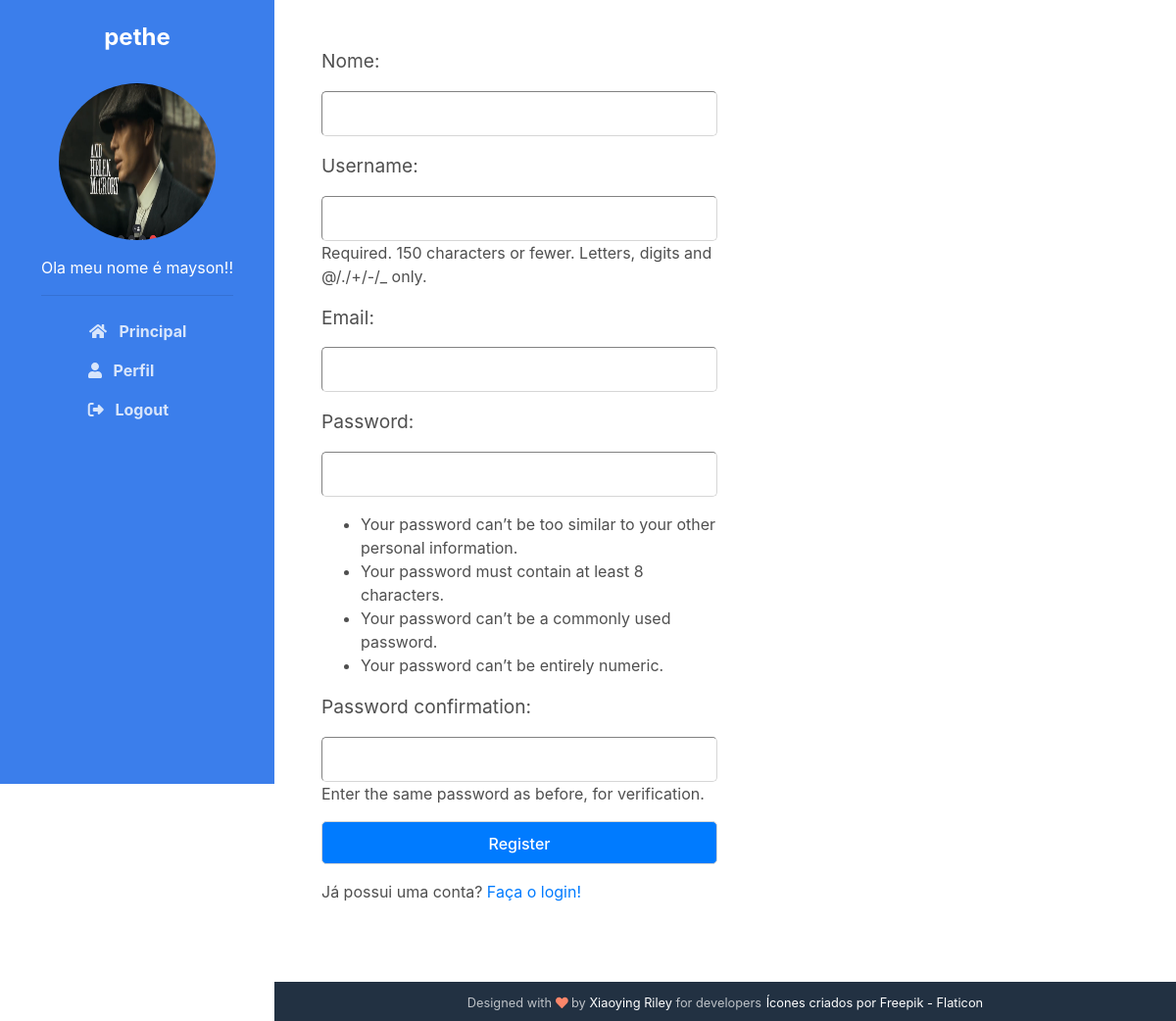
Page /register/ (signed in) on the committed database.
### base/models.py (models this page shows)
class User(AbstractUser):
    name = models.CharField(max_length=200, null=True)
    email = models.EmailField(unique=True)
    bio = models.TextField(default='')
    avatar = models.ImageField(null=True, default="profile.png")
    USERNAME_FIELD = 'email'
    REQUIRED_FIELDS = []

### base/views.py (the view, shortened to what this page needs)
# urls.py: path('register/', views.registerPage, name="register"),
def registerPage(request):
    page = 'register'
    form = UserRegisterForm()
    context = {'register': page, 'form': form}
    return render(request, 'base/login_register.html', context)

### base/forms.py
class UserRegisterForm(UserCreationForm):
    class Meta:
        model = User
        fields = ['name', 'username', 'email', 'password1', 'password2']
    def __init__(self,*args,**kwargs):
        super(UserRegisterForm,self).__init__(*args,**kwargs)
        self.fields['name'].label = 'Nome'

### base/templates/base/login_register.html (shortened to what this page needs)
{% extends 'main.html' %}
{% block content %}
    <div class="main-container content py-5">
        {% if page == 'login' %}
            <div class="form__group">
                <form action="" method="POST">
                    {% csrf_token %}
                    <label>Email</label>
                    <input class="join-form mb-3" type="text" name="email" placeholder="Email">
                    <label>Senha</label>
                    <input class="join-form mb-3" type="password" name="password" placeholder="Senha">
                    <input class="btn btn-primary bg-primary px-5" type="submit" value="Login">
                </form>
                <div class="mt-3">
                    <span>Ainda não possui conta?</span>
                    <a href="{% url 'register' %}">Crie sua conta!</a>
                </div>
            </div>
        {% else %}
            <div class="form__group">
                <form action="" method="POST">
                    {{form.as_p}}
                    <input class="btn btn-primary bg-primary px-5" type="submit" value="Register">
                </form>
                <div class="mt-3">
                    <span>Já possui uma conta?</span>
                    <a href="{% url 'login' %}">Faça o login!</a>
                </div>
            </div>
        {% endif %}
    </div>
{% endblock content %}

### templates/navbar.html (shortened to what this page needs)
{% load static %}
<header class="header text-center">
    {% if user.is_authenticated %}
        <h1 class="blog-name pt-lg-4 mb-0"><a href="">{{user.username}} </a></h1>
        <nav class="navbar navbar-expand-lg navbar-dark" >
                <div id="navigation" class="collapse navbar-collapse flex-column" >
                    <div class="profile-section pt-3 pt-lg-0">
                        <img class="profile-image mb-3 rounded-circle mx-auto" src="{{user.avatar.url}}" alt="image" >
                        <p>{{user.bio}}</p>
                        <hr>
                    </div>
                    <ul id="navi" class="navbar-nav flex-column text-left" onclick="navIconActive()">
                        <li class="nav-item">
                            <a class="nav-link" href="{% url 'home' %}"><i class="fas fa-home fa-fw mr-2"></i>
                                Principal <span class="sr-only">(current)</span>
                            </a>
                        </li>
                        <li class="nav-item">
                            <a href="{% url 'user-profile' user.id%}" class="nav-link"><i class="fa fa-user mr-2" aria-hidden="true"></i>
                                Perfil
                            </a>
                        </li>
                        {% if request.user == user %}
                            <li class="nav-item">
                            <a class="nav-link" href="{% url 'logout' %}"><i class="fa-solid fa-right-from-bracket mr-2"></i>
                                Logout
                            </a>
                            </li>
                        {% endif %}
                    </ul>
                </div>
        </nav>
    {% endif %}
</header>

### static/styles/main.css (style rules this page uses)
.main-container { min-height: calc(100vh - 40px) !important; padding: 48px; }
.content { width: 500px; }
.form__group { margin-bottom: 2rem; width: 100%; }
.form__group label { display: block; font-size: 1.2rem; margin-bottom: 1rem; }
.form__group input, .form__group textarea, .form__group select { background: transparent; padding: 10px; border-width: 1px; border-radius: 5px; border-color: rgb(214, 214, 214); width: 100%; font-weight: 500; outline: none; }
body { -webkit-font-smoothing: antialiased; -moz-osx-font-smoothing: grayscale; color: #4f4f4f; }
h1, h2, h3, h4, h5, h6 { color: #292929; font-weight: bold; }
.btn { font-weight: bold; padding: 0.375rem 1rem; height: 2.75rem; transition: all 0.4s ease-in-out; }
.btn-primary { color: #fff; }
.header { position: fixed; left: 0; top: 0; height: 100vh; width: 280px; background: #3b7eeb; color: #fff; }
.header .blog-name { font-weight: bold; font-size: 1.5rem; color: #fff; }
.header .blog-name a { color: #fff; }
.header .navbar { padding: 2rem 1rem; }
.header .nav-item { font-weight: bold; }
.header .nav-item .nav-link { color: rgba(255, 255, 255, 0.8); }
.profile-section .profile-image { width: 160px; height: 160px; }
body { overflow-x: hidden; }

### rows in the picture
User: username "pethe", avatar (picture), bio "Ola meu nome é mayson!!"
